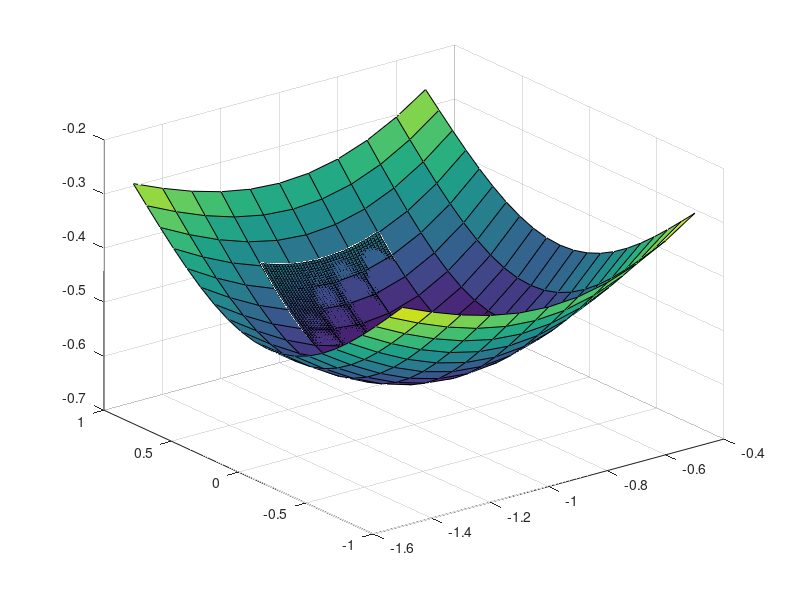

Write the MATLAB code that produced this figure.
% IOE 511 HW1 Q9 - Han Zheng

x1 = -1;
x2 = 0.5;
f_x = x1 * exp(-0.5*(x1^2 + x2^2));
[d1,d2] = meshgrid(-.2:.01:.2, -.2:.01:.2);
% Compute the gradient & Hessian at given point
grad = [(1-x1^2)*exp(-0.5*(x1^2 + x2^2)); -x1*x2*exp(-0.5*(x1^2 + x2^2))];
Hess = [(x1^3-3*x1)*exp(-0.5*(x1^2 + x2^2)), -x2*(1-x1^2)*exp(-0.5*(x1^2 + x2^2));
    -x2*(1-x1^2)*exp(-0.5*(x1^2 + x2^2)), (x1*x2^2-x1)*exp(-0.5*(x1^2 + x2^2))];
% Taylor expansion (broadcasting)
len = size(d1);
F_bar = [];
for i = 1:len
    f_bar = f_x + grad'*[d1(1,:);d2(i,:)] + diag(0.5*[d1(1,:);d2(i,:)]'*Hess*[d1(1,:);d2(i,:)])';
    F_bar = [F_bar; f_bar];
end
% Plotting
surf(x1+d1,x2+d2,F_bar);
hold on 
[X1,X2] = meshgrid(-1.5:.1:-0.5, -1:.1:1); 
F = X1 .* exp(-0.5*(X1.^2 + X2.^2)); 
surf(X1,X2,F);